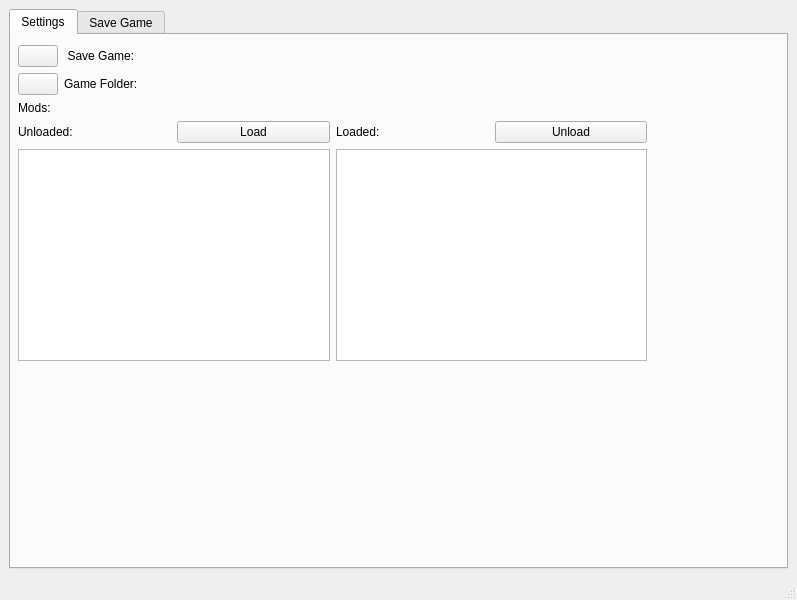
<?xml version="1.0" encoding="UTF-8"?>
<ui version="4.0">
 <class>MainWindow</class>
 <widget class="QMainWindow" name="MainWindow">
  <property name="geometry">
   <rect>
    <x>0</x>
    <y>0</y>
    <width>797</width>
    <height>600</height>
   </rect>
  </property>
  <property name="windowTitle">
   <string>Victorialyser</string>
  </property>
  <property name="windowIcon">
   <iconset theme="applications-games">
    <normaloff>../../.designer/backup</normaloff>../../.designer/backup</iconset>
  </property>
  <widget class="QWidget" name="centralwidget">
   <layout class="QVBoxLayout" name="verticalLayout_3">
    <item>
     <widget class="QTabWidget" name="tabWidget">
      <property name="currentIndex">
       <number>0</number>
      </property>
      <widget class="QWidget" name="tab">
       <attribute name="title">
        <string>Settings</string>
       </attribute>
       <widget class="QWidget" name="">
        <property name="geometry">
         <rect>
          <x>7</x>
          <y>10</y>
          <width>629</width>
          <height>316</height>
         </rect>
        </property>
        <layout class="QVBoxLayout" name="verticalLayout_5">
         <item>
          <layout class="QHBoxLayout" name="horizontalLayout">
           <item>
            <layout class="QVBoxLayout" name="verticalLayout_2">
             <item>
              <widget class="QPushButton" name="saveGameButton">
               <property name="text">
                <string/>
               </property>
               <property name="icon">
                <iconset theme="document-open">
                 <normaloff>../../.designer/backup</normaloff>../../.designer/backup</iconset>
               </property>
              </widget>
             </item>
             <item>
              <widget class="QPushButton" name="gameFolderButton">
               <property name="text">
                <string/>
               </property>
               <property name="icon">
                <iconset theme="folder-open">
                 <normaloff>../../.designer/backup</normaloff>../../.designer/backup</iconset>
               </property>
              </widget>
             </item>
            </layout>
           </item>
           <item>
            <layout class="QVBoxLayout" name="verticalLayout">
             <item>
              <widget class="QLabel" name="label_2">
               <property name="text">
                <string>Save Game: </string>
               </property>
               <property name="alignment">
                <set>Qt::AlignCenter</set>
               </property>
              </widget>
             </item>
             <item>
              <widget class="QLabel" name="label">
               <property name="text">
                <string>Game Folder: </string>
               </property>
              </widget>
             </item>
            </layout>
           </item>
           <item>
            <layout class="QVBoxLayout" name="verticalLayout_4">
             <item>
              <widget class="QLabel" name="saveGameLabel">
               <property name="minimumSize">
                <size>
                 <width>500</width>
                 <height>0</height>
                </size>
               </property>
               <property name="text">
                <string/>
               </property>
              </widget>
             </item>
             <item>
              <widget class="QLabel" name="gameFolderLabel">
               <property name="minimumSize">
                <size>
                 <width>500</width>
                 <height>0</height>
                </size>
               </property>
               <property name="text">
                <string/>
               </property>
              </widget>
             </item>
            </layout>
           </item>
          </layout>
         </item>
         <item>
          <layout class="QGridLayout" name="gridLayout_4">
           <item row="0" column="0">
            <widget class="QLabel" name="label_3">
             <property name="text">
              <string>Mods: </string>
             </property>
            </widget>
           </item>
           <item row="1" column="0">
            <layout class="QGridLayout" name="gridLayout">
             <item row="0" column="0">
              <widget class="QLabel" name="label_4">
               <property name="text">
                <string>Unloaded: </string>
               </property>
              </widget>
             </item>
             <item row="0" column="1">
              <widget class="QPushButton" name="loadModButton">
               <property name="text">
                <string>Load</string>
               </property>
               <property name="icon">
                <iconset theme="go-next"/>
               </property>
              </widget>
             </item>
             <item row="1" column="0" colspan="2">
              <widget class="QListWidget" name="unloadedModsList"/>
             </item>
            </layout>
           </item>
           <item row="1" column="1">
            <layout class="QGridLayout" name="gridLayout_3">
             <item row="0" column="0">
              <widget class="QLabel" name="label_5">
               <property name="text">
                <string>Loaded: </string>
               </property>
              </widget>
             </item>
             <item row="0" column="1">
              <widget class="QPushButton" name="unloadModButton">
               <property name="text">
                <string>Unload</string>
               </property>
               <property name="icon">
                <iconset theme="go-previous"/>
               </property>
              </widget>
             </item>
             <item row="1" column="0" colspan="2">
              <widget class="QListWidget" name="loadedModsList"/>
             </item>
            </layout>
           </item>
          </layout>
         </item>
        </layout>
       </widget>
      </widget>
      <widget class="QWidget" name="tab_2">
       <attribute name="title">
        <string>Save Game</string>
       </attribute>
       <layout class="QGridLayout" name="gridLayout_2">
        <item row="0" column="0">
         <widget class="QListWidget" name="listWidget">
          <item>
           <property name="text">
            <string>New Item</string>
           </property>
          </item>
          <item>
           <property name="text">
            <string>New Item</string>
           </property>
          </item>
         </widget>
        </item>
        <item row="1" column="0">
         <widget class="QPushButton" name="pushButton69">
          <property name="text">
           <string>PushButton</string>
          </property>
         </widget>
        </item>
       </layout>
      </widget>
     </widget>
    </item>
   </layout>
  </widget>
  <widget class="QMenuBar" name="menubar">
   <property name="geometry">
    <rect>
     <x>0</x>
     <y>0</y>
     <width>797</width>
     <height>22</height>
    </rect>
   </property>
  </widget>
  <widget class="QStatusBar" name="statusbar"/>
 </widget>
 <resources/>
 <connections/>
</ui>
